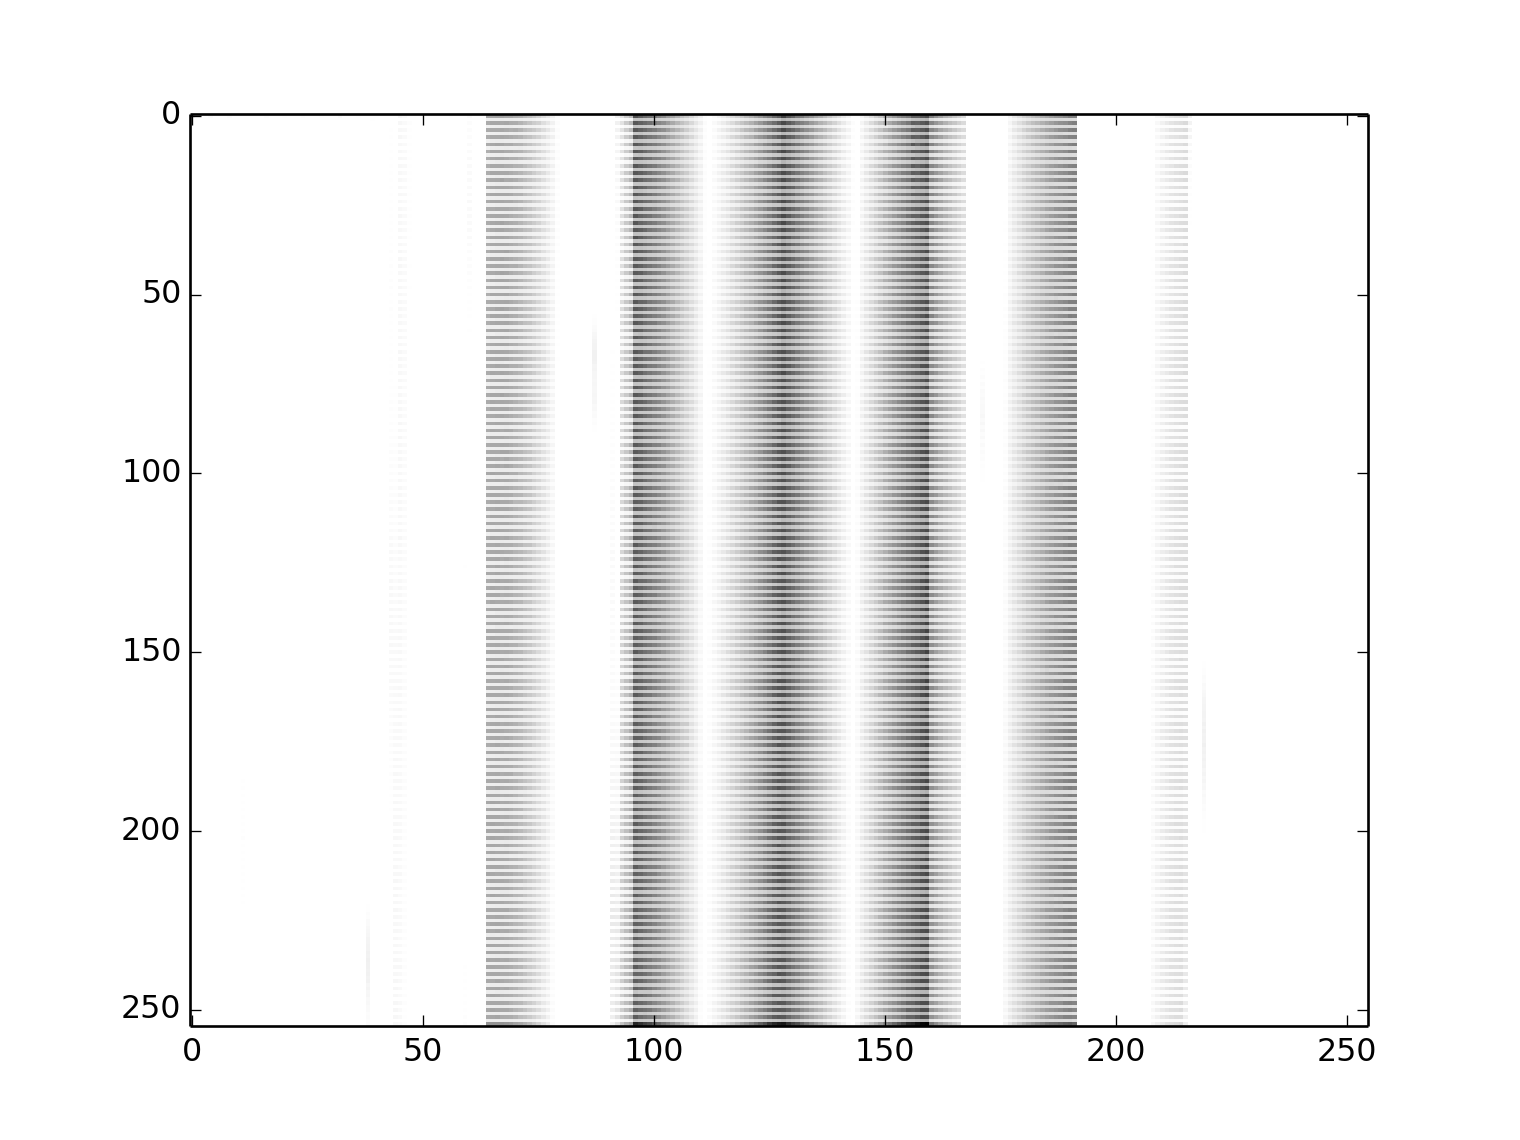

Write the Python code that produced this figure.
import numpy as np 
import matplotlib.pyplot as plt
import matplotlib.cm as cm
from astropy.io import fits as pyfits

hdulist = pyfits.open('../../gPhoton/Galex/AIS_GAL_SCAN_00005_0001-nd-raw6.fits')

x = hdulist[1].data['phb1']
y = hdulist[1].data['phb2']

xedges = np.arange(256)
yedges = np.arange(256)
print x.dtype, x.shape
print y

H, xedges, yedges = np.histogram2d(y, x, bins=(xedges, yedges))

print H
print H.shape

fig = plt.figure()
axes = fig.add_subplot(111)
im = axes.imshow(H, cmap='gray_r', aspect='auto', interpolation="none")

plt.savefig('focal.png', dpi=190)
plt.clf()



